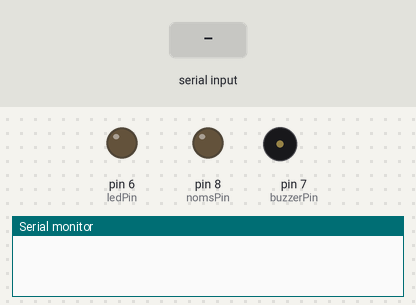
Simulated run of this sketch. Board: Arduino Uno, built with avr-gcc and run on an emulated ATmega328P. On the bench: output pins drawn as LEDs (lit = HIGH), buzzer (waves = sounding), the last lines printed to the serial monitor. Inputs (shaded band) come from the test bench.

Above: at 1.2 s.
1.3 s: "3" received over Serial
At 1.9 s:
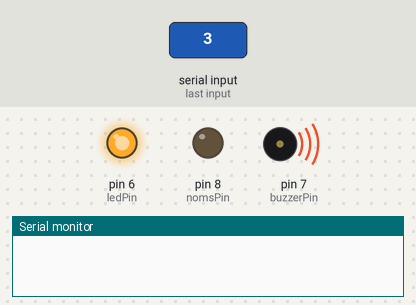
2.8 s: "1" received over the second serial link
4.3 s: "1" received over the second serial link
At 4.75 s:
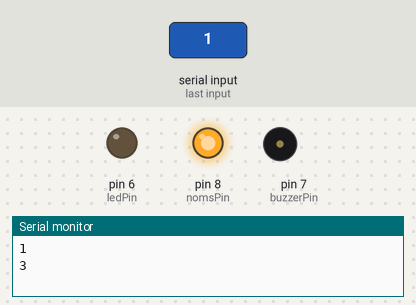
Timing chart, 0 to 7.3 s (numbered marks = the images above; inputs shaded):
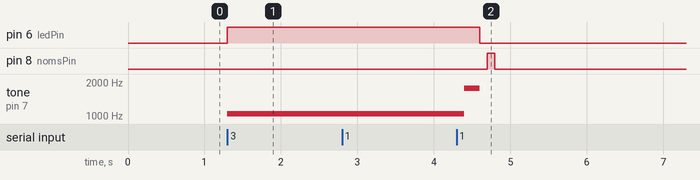

Measured:
- after the input at 1.3 s, pin 6 (ledPin): LOW → HIGH at once; tone on pin 7 (buzzerPin): silent → 1047 Hz at once
- after the input at 4.3 s, pin 6 (ledPin): HIGH → LOW after 0.30 s; pin 8 (nomsPin): LOW → HIGH after 0.40 s, → LOW 0.10 s later; tone on pin 7 (buzzerPin): 1047 Hz → 1760 Hz after 0.10 s, → silent 0.20 s later

The sketch:

D_B_2.ino
```cpp
#include <SoftwareSerial.h>

const int ledPin = 6;
const int buzzerPin = 7;
const int nomsPin = 8;

SoftwareSerial HC12(10, 11);  // RX, TX pins for HC-12 communication

int command;
bool systemOn = false;
unsigned long previousMillis = 0;
const long interval = 500;

void setup() {
  Serial.begin(9600);
  HC12.begin(9600);
  pinMode(ledPin, OUTPUT);
  pinMode(buzzerPin, OUTPUT);
  pinMode(nomsPin, OUTPUT);
}

void loop() {
  unsigned long currentMillis = millis();

  if (HC12.available() > 0) {
    command = HC12.read();
    if (command == '1') {
      digitalWrite(ledPin, HIGH);
      Serial.write('3');
      tone(buzzerPin, 1047, 100);
      delay(100);
      tone(buzzerPin, 1760, 200);
      delay(200);
      digitalWrite(ledPin, LOW);
      digitalWrite(nomsPin, HIGH);
      previousMillis = currentMillis;
      systemOn = true;
    }
  } else {
    if (systemOn) {
      if (currentMillis - previousMillis < interval) {
        if ((currentMillis / 100) % 2 == 0) {
          digitalWrite(nomsPin, LOW);
        } else {
          digitalWrite(nomsPin, HIGH);
        }
      } else {
        digitalWrite(ledPin, LOW);
        digitalWrite(nomsPin, LOW);
        noTone(buzzerPin);
        systemOn = false;
      }
    }
  }

  if (Serial.available() > 0) {
    command = Serial.read();
    if (command == '3') {
      digitalWrite(ledPin, HIGH);
      tone(buzzerPin, 1047);
      delay(200);
    } else {
      digitalWrite(ledPin, LOW);
      noTone(buzzerPin);
    }
  }

  if (HC12.available() > 0) {
    command = HC12.read();
    if (command == '1') {
      Serial.println('1');
      delay(100);
    }
  }
}
```
